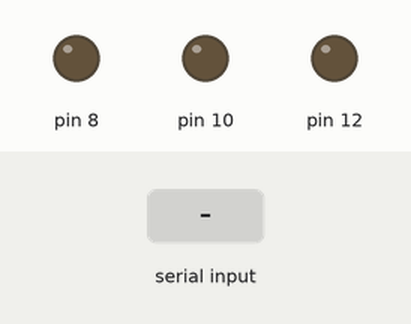
This sketch was run on a simulated Arduino Uno, built with avr-gcc and run on an emulated ATmega328P. Shown: output pins drawn as LEDs (lit = HIGH). The test bench sets the inputs (shaded band).

Above: at 1.2 s.
1.3 s: "81\n" received over Serial
At 2.4 s:
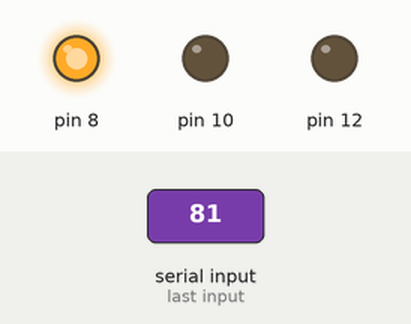
2.8 s: "101\n" received over Serial
At 3.6 s:
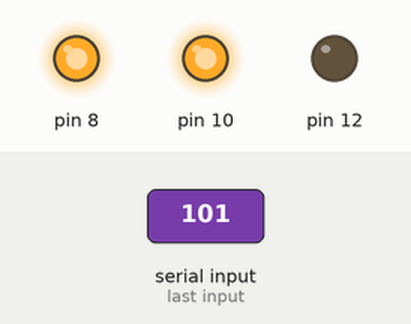
4.3 s: "80\n" received over Serial
At 4.7 s:
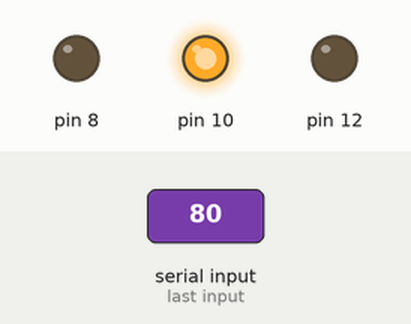
5.8 s: "121\n" received over Serial
At 7.0 s:
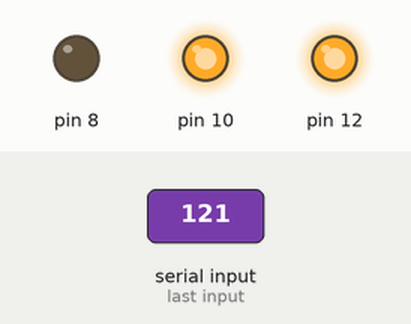
7.3 s: "100\n" received over Serial
At 8.2 s:
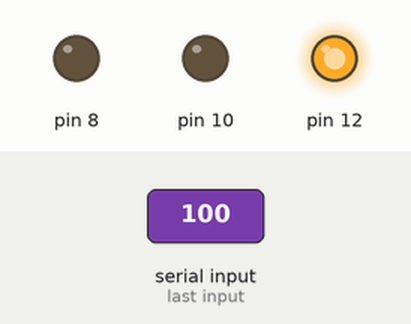
8.8 s: "81\n" received over Serial
At 9.3 s:
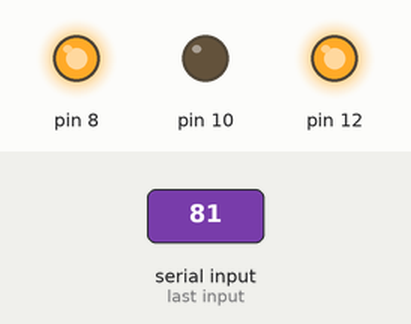
Timing chart, 0 to 11.3 s (numbered marks = the images above; inputs shaded):
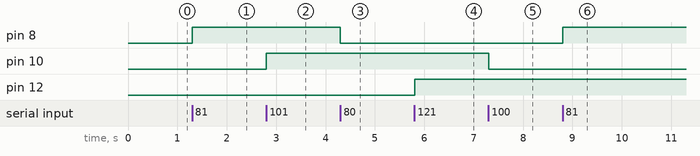

The sketch:

mc12.ino
```cpp
void setup()
{
  Serial.begin(9600);
  pinMode(8, OUTPUT);
  pinMode(10, OUTPUT);
  pinMode(12, OUTPUT);
}

void loop()
{
  int cmd = Serial.parseInt();
  if(cmd == 81)
  {
    digitalWrite(8, 1);
  }
  if(cmd == 80)
  {
    digitalWrite(8, 0);
  }
  if(cmd == 101)
  {
    digitalWrite(10, 1);
  }
  if(cmd == 100)
  {
    digitalWrite(10, 0);
  }
  if(cmd == 121)
  {
    digitalWrite(12, 1);
  }
  if(cmd == 120)
  {
    digitalWrite(12, 0);
  }
}
```

Measured:
- after the input at 1.3 s, pin 8: LOW → HIGH at once
- after the input at 2.8 s, pin 10: LOW → HIGH at once
- after the input at 4.3 s, pin 8: HIGH → LOW at once
- after the input at 5.8 s, pin 12: LOW → HIGH at once
- after the input at 7.3 s, pin 10: HIGH → LOW at once
- after the input at 8.8 s, pin 8: LOW → HIGH at once
